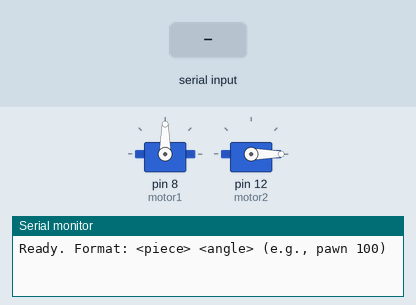
A sketch run on a simulated Arduino Uno, built with avr-gcc and run on an emulated ATmega328P. Parts: 2 × servo, the last lines printed to the serial monitor. The test bench sets the inputs (shaded band).

Above: at 1.2 s.
1.3 s: "queen 1\n" received over Serial
At 2.8 s:
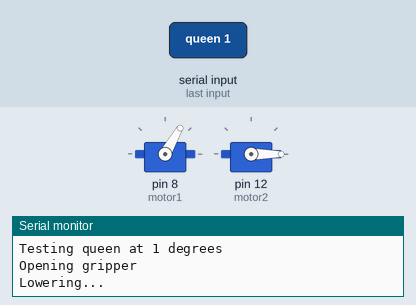
4.3 s: "king 1\n" received over Serial
At 11.9 s:
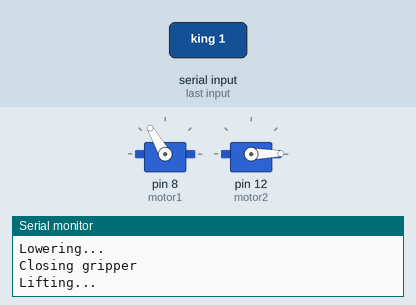
Timing chart, 0 to 13.3 s (numbered marks = the images above; inputs shaded):
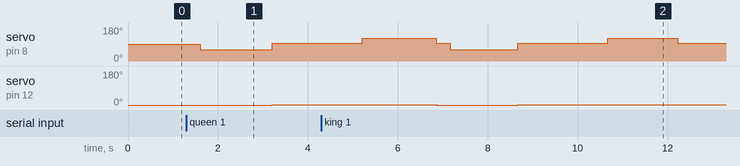

The sketch:

piece_height_time.ino
```cpp
#include <Servo.h>

Servo motor1; // Lifter
Servo motor2; // Gripper

const float holdTimeSeconds = 2.0;

void setup() {
  Serial.begin(9600);
  motor1.attach(8);
  motor2.attach(12);

  motor2.write(0); // Open gripper
  Serial.println("Ready. Format: <piece> <angle> (e.g., pawn 100)");
}

void loop() {
  static String input = "";
  while (Serial.available()) {
    char c = Serial.read();
    if (c == '\n' || c == '\r') {
      if (input.length() > 0) {
        processCommand(input);
        input = "";
        Serial.println("Ready for next command:");
      }
    } else {
      input += c;
    }
  }
}

int getDropTime(String piece) {
  piece.toLowerCase();
  if (piece == "queen") return 1600;
  if (piece == "king") return 1500;
  if (piece == "knight") return 1650;
  if (piece == "bishop") return 1750;
  if (piece == "rook") return 1600;
  if (piece == "pawn") return 1750;
  return -1; // Unknown
}

void processCommand(String input) {
  input.trim();
  int spaceIndex = input.indexOf(' ');
  if (spaceIndex == -1) {
    Serial.println("Invalid format. Use: <piece> <angle>");
    return;
  }

  String piece = input.substring(0, spaceIndex);
  int angle = input.substring(spaceIndex + 1).toInt();
  int downTime = getDropTime(piece);

  if (downTime == -1) {
    Serial.println("Unknown piece: " + piece);
    return;
  }

  Serial.print("Testing ");
  Serial.print(piece);
  Serial.print(" at ");
  Serial.print(angle);
  Serial.println(" degrees");

  runCycle(downTime, angle);
}

void runCycle(int downTime, int angle) {
  Serial.println("Opening gripper");
  motor2.write(0);
  delay(300);

  Serial.println("Lowering...");
  motor1.write(60);
  delay(downTime);
  motor1.write(93); // stop

  Serial.println("Closing gripper");
  motor2.write(angle);
  delay(holdTimeSeconds * 1000);

  Serial.println("Lifting...");
  motor1.write(120);
  delay(downTime+50);
  motor1.write(93);

  Serial.println("Done.");
}
```

Measured:
- after the input at 1.3 s, servo on pin 8 (motor1): 90° → 60° after 0.31 s, → 93° 1.6 s later; servo on pin 12 (motor2): 0° → 1° after 1.9 s
- after the input at 4.3 s, servo on pin 12 (motor2): 1° → 0° after 2.6 s, → 1° 1.8 s later
